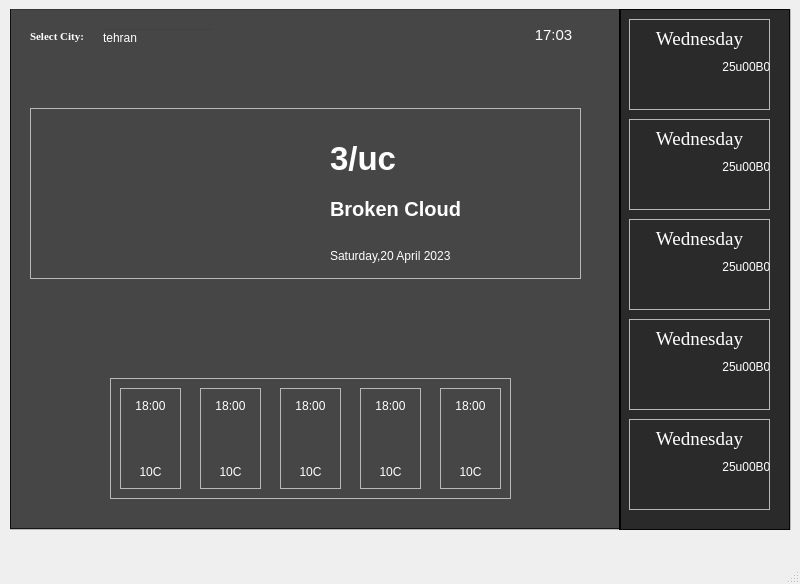
<?xml version="1.0" encoding="UTF-8"?>
<ui version="4.0">
 <class>MainWindow</class>
 <widget class="QMainWindow" name="MainWindow">
  <property name="geometry">
   <rect>
    <x>0</x>
    <y>0</y>
    <width>800</width>
    <height>584</height>
   </rect>
  </property>
  <property name="windowTitle">
   <string>MainWindow</string>
  </property>
  <widget class="QWidget" name="centralwidget">
   <property name="styleSheet">
    <string notr="true">* {
  color: white;
}</string>
   </property>
   <widget class="QFrame" name="main_frame">
    <property name="geometry">
     <rect>
      <x>10</x>
      <y>9</y>
      <width>781</width>
      <height>521</height>
     </rect>
    </property>
    <property name="styleSheet">
     <string notr="true">#main_frame{background-image: url(:/images/images/background.png);}</string>
    </property>
    <property name="frameShape">
     <enum>QFrame::StyledPanel</enum>
    </property>
    <property name="frameShadow">
     <enum>QFrame::Raised</enum>
    </property>
    <widget class="QFrame" name="side_frame">
     <property name="geometry">
      <rect>
       <x>609</x>
       <y>0</y>
       <width>171</width>
       <height>521</height>
      </rect>
     </property>
     <property name="styleSheet">
      <string notr="true">#side_frame{ background-color: rgba(0, 0, 0, 210);
/*box-shadow: 0 4px 8px rgba(0, 0, 0, 0.9); /* Box shadow for the raised effect */
}
</string>
     </property>
     <property name="frameShape">
      <enum>QFrame::StyledPanel</enum>
     </property>
     <property name="frameShadow">
      <enum>QFrame::Raised</enum>
     </property>
     <widget class="QFrame" name="frame_4">
      <property name="geometry">
       <rect>
        <x>10</x>
        <y>10</y>
        <width>141</width>
        <height>91</height>
       </rect>
      </property>
      <property name="frameShape">
       <enum>QFrame::StyledPanel</enum>
      </property>
      <property name="frameShadow">
       <enum>QFrame::Raised</enum>
      </property>
      <widget class="QLabel" name="day_label_1">
       <property name="geometry">
        <rect>
         <x>20</x>
         <y>10</y>
         <width>101</width>
         <height>20</height>
        </rect>
       </property>
       <property name="font">
        <font>
         <family>Times New Roman</family>
         <pointsize>14</pointsize>
        </font>
       </property>
       <property name="text">
        <string>Wednesday</string>
       </property>
       <property name="alignment">
        <set>Qt::AlignCenter</set>
       </property>
      </widget>
      <widget class="QLabel" name="day_temp_label_1">
       <property name="geometry">
        <rect>
         <x>90</x>
         <y>40</y>
         <width>51</width>
         <height>16</height>
        </rect>
       </property>
       <property name="font">
        <font>
         <pointsize>9</pointsize>
        </font>
       </property>
       <property name="text">
        <string> 25u00B0C</string>
       </property>
      </widget>
      <widget class="QLabel" name="day_icon_label_1">
       <property name="geometry">
        <rect>
         <x>30</x>
         <y>40</y>
         <width>47</width>
         <height>41</height>
        </rect>
       </property>
       <property name="text">
        <string/>
       </property>
      </widget>
     </widget>
     <widget class="QFrame" name="frame_5">
      <property name="geometry">
       <rect>
        <x>10</x>
        <y>110</y>
        <width>141</width>
        <height>91</height>
       </rect>
      </property>
      <property name="frameShape">
       <enum>QFrame::StyledPanel</enum>
      </property>
      <property name="frameShadow">
       <enum>QFrame::Raised</enum>
      </property>
      <widget class="QLabel" name="day_label_2">
       <property name="geometry">
        <rect>
         <x>20</x>
         <y>10</y>
         <width>101</width>
         <height>20</height>
        </rect>
       </property>
       <property name="font">
        <font>
         <family>Times New Roman</family>
         <pointsize>14</pointsize>
        </font>
       </property>
       <property name="text">
        <string>Wednesday</string>
       </property>
       <property name="alignment">
        <set>Qt::AlignCenter</set>
       </property>
      </widget>
      <widget class="QLabel" name="day_temp_label_2">
       <property name="geometry">
        <rect>
         <x>90</x>
         <y>40</y>
         <width>51</width>
         <height>16</height>
        </rect>
       </property>
       <property name="font">
        <font>
         <pointsize>9</pointsize>
        </font>
       </property>
       <property name="text">
        <string> 25u00B0C</string>
       </property>
      </widget>
      <widget class="QLabel" name="day_icon_label_2">
       <property name="geometry">
        <rect>
         <x>30</x>
         <y>40</y>
         <width>47</width>
         <height>41</height>
        </rect>
       </property>
       <property name="text">
        <string/>
       </property>
      </widget>
     </widget>
     <widget class="QFrame" name="frame_6">
      <property name="geometry">
       <rect>
        <x>10</x>
        <y>210</y>
        <width>141</width>
        <height>91</height>
       </rect>
      </property>
      <property name="frameShape">
       <enum>QFrame::StyledPanel</enum>
      </property>
      <property name="frameShadow">
       <enum>QFrame::Raised</enum>
      </property>
      <widget class="QLabel" name="day_label_3">
       <property name="geometry">
        <rect>
         <x>20</x>
         <y>10</y>
         <width>101</width>
         <height>20</height>
        </rect>
       </property>
       <property name="font">
        <font>
         <family>Times New Roman</family>
         <pointsize>14</pointsize>
        </font>
       </property>
       <property name="text">
        <string>Wednesday</string>
       </property>
       <property name="alignment">
        <set>Qt::AlignCenter</set>
       </property>
      </widget>
      <widget class="QLabel" name="day_temp_label_3">
       <property name="geometry">
        <rect>
         <x>90</x>
         <y>40</y>
         <width>51</width>
         <height>16</height>
        </rect>
       </property>
       <property name="font">
        <font>
         <pointsize>9</pointsize>
        </font>
       </property>
       <property name="text">
        <string> 25u00B0C</string>
       </property>
      </widget>
      <widget class="QLabel" name="day_icon_label_3">
       <property name="geometry">
        <rect>
         <x>30</x>
         <y>40</y>
         <width>47</width>
         <height>41</height>
        </rect>
       </property>
       <property name="text">
        <string/>
       </property>
      </widget>
     </widget>
     <widget class="QFrame" name="frame_14">
      <property name="geometry">
       <rect>
        <x>10</x>
        <y>310</y>
        <width>141</width>
        <height>91</height>
       </rect>
      </property>
      <property name="frameShape">
       <enum>QFrame::StyledPanel</enum>
      </property>
      <property name="frameShadow">
       <enum>QFrame::Raised</enum>
      </property>
      <widget class="QLabel" name="day_label_4">
       <property name="geometry">
        <rect>
         <x>20</x>
         <y>10</y>
         <width>101</width>
         <height>20</height>
        </rect>
       </property>
       <property name="font">
        <font>
         <family>Times New Roman</family>
         <pointsize>14</pointsize>
        </font>
       </property>
       <property name="text">
        <string>Wednesday</string>
       </property>
       <property name="alignment">
        <set>Qt::AlignCenter</set>
       </property>
      </widget>
      <widget class="QLabel" name="day_temp_label_4">
       <property name="geometry">
        <rect>
         <x>90</x>
         <y>40</y>
         <width>51</width>
         <height>16</height>
        </rect>
       </property>
       <property name="font">
        <font>
         <pointsize>9</pointsize>
        </font>
       </property>
       <property name="text">
        <string> 25u00B0C</string>
       </property>
      </widget>
      <widget class="QLabel" name="day_icon_label_4">
       <property name="geometry">
        <rect>
         <x>30</x>
         <y>40</y>
         <width>47</width>
         <height>41</height>
        </rect>
       </property>
       <property name="text">
        <string/>
       </property>
      </widget>
     </widget>
     <widget class="QFrame" name="frame_15">
      <property name="geometry">
       <rect>
        <x>10</x>
        <y>410</y>
        <width>141</width>
        <height>91</height>
       </rect>
      </property>
      <property name="frameShape">
       <enum>QFrame::StyledPanel</enum>
      </property>
      <property name="frameShadow">
       <enum>QFrame::Raised</enum>
      </property>
      <widget class="QLabel" name="day_label_5">
       <property name="geometry">
        <rect>
         <x>20</x>
         <y>10</y>
         <width>101</width>
         <height>20</height>
        </rect>
       </property>
       <property name="font">
        <font>
         <family>Times New Roman</family>
         <pointsize>14</pointsize>
        </font>
       </property>
       <property name="text">
        <string>Wednesday</string>
       </property>
       <property name="alignment">
        <set>Qt::AlignCenter</set>
       </property>
      </widget>
      <widget class="QLabel" name="day_temp_label_5">
       <property name="geometry">
        <rect>
         <x>90</x>
         <y>40</y>
         <width>51</width>
         <height>16</height>
        </rect>
       </property>
       <property name="font">
        <font>
         <pointsize>9</pointsize>
        </font>
       </property>
       <property name="text">
        <string> 25u00B0C</string>
       </property>
      </widget>
      <widget class="QLabel" name="day_icon_label_5">
       <property name="geometry">
        <rect>
         <x>30</x>
         <y>40</y>
         <width>47</width>
         <height>41</height>
        </rect>
       </property>
       <property name="text">
        <string/>
       </property>
      </widget>
     </widget>
    </widget>
    <widget class="QFrame" name="content_frame">
     <property name="geometry">
      <rect>
       <x>0</x>
       <y>-1</y>
       <width>611</width>
       <height>521</height>
      </rect>
     </property>
     <property name="styleSheet">
      <string notr="true">#content_frame{ background-color: rgba(0,0, 0,180);}
</string>
     </property>
     <property name="frameShape">
      <enum>QFrame::StyledPanel</enum>
     </property>
     <property name="frameShadow">
      <enum>QFrame::Raised</enum>
     </property>
     <widget class="QFrame" name="frame_7">
      <property name="geometry">
       <rect>
        <x>100</x>
        <y>370</y>
        <width>401</width>
        <height>121</height>
       </rect>
      </property>
      <property name="frameShape">
       <enum>QFrame::StyledPanel</enum>
      </property>
      <property name="frameShadow">
       <enum>QFrame::Raised</enum>
      </property>
      <widget class="QFrame" name="frame_8">
       <property name="geometry">
        <rect>
         <x>10</x>
         <y>10</y>
         <width>61</width>
         <height>101</height>
        </rect>
       </property>
       <property name="frameShape">
        <enum>QFrame::StyledPanel</enum>
       </property>
       <property name="frameShadow">
        <enum>QFrame::Raised</enum>
       </property>
       <layout class="QVBoxLayout" name="verticalLayout">
        <item>
         <widget class="QLabel" name="time_label_1">
          <property name="font">
           <font>
            <pointsize>9</pointsize>
           </font>
          </property>
          <property name="text">
           <string>18:00</string>
          </property>
          <property name="alignment">
           <set>Qt::AlignCenter</set>
          </property>
         </widget>
        </item>
        <item>
         <widget class="QLabel" name="time_icon_label_1">
          <property name="minimumSize">
           <size>
            <width>20</width>
            <height>40</height>
           </size>
          </property>
          <property name="text">
           <string/>
          </property>
         </widget>
        </item>
        <item>
         <widget class="QLabel" name="degree_label_1">
          <property name="font">
           <font>
            <pointsize>9</pointsize>
           </font>
          </property>
          <property name="text">
           <string>10C</string>
          </property>
          <property name="alignment">
           <set>Qt::AlignCenter</set>
          </property>
         </widget>
        </item>
       </layout>
      </widget>
      <widget class="QFrame" name="frame_9">
       <property name="geometry">
        <rect>
         <x>90</x>
         <y>10</y>
         <width>61</width>
         <height>101</height>
        </rect>
       </property>
       <property name="frameShape">
        <enum>QFrame::StyledPanel</enum>
       </property>
       <property name="frameShadow">
        <enum>QFrame::Raised</enum>
       </property>
       <layout class="QVBoxLayout" name="verticalLayout_2">
        <item>
         <widget class="QLabel" name="time_label_2">
          <property name="font">
           <font>
            <pointsize>9</pointsize>
           </font>
          </property>
          <property name="text">
           <string>18:00</string>
          </property>
          <property name="alignment">
           <set>Qt::AlignCenter</set>
          </property>
         </widget>
        </item>
        <item>
         <widget class="QLabel" name="time_icon_label_2">
          <property name="minimumSize">
           <size>
            <width>20</width>
            <height>40</height>
           </size>
          </property>
          <property name="text">
           <string/>
          </property>
         </widget>
        </item>
        <item>
         <widget class="QLabel" name="degree_label_2">
          <property name="font">
           <font>
            <pointsize>9</pointsize>
           </font>
          </property>
          <property name="text">
           <string>10C</string>
          </property>
          <property name="alignment">
           <set>Qt::AlignCenter</set>
          </property>
         </widget>
        </item>
       </layout>
      </widget>
      <widget class="QFrame" name="frame_10">
       <property name="geometry">
        <rect>
         <x>170</x>
         <y>10</y>
         <width>61</width>
         <height>101</height>
        </rect>
       </property>
       <property name="frameShape">
        <enum>QFrame::StyledPanel</enum>
       </property>
       <property name="frameShadow">
        <enum>QFrame::Raised</enum>
       </property>
       <layout class="QVBoxLayout" name="verticalLayout_3">
        <item>
         <widget class="QLabel" name="time_label_3">
          <property name="font">
           <font>
            <pointsize>9</pointsize>
           </font>
          </property>
          <property name="text">
           <string>18:00</string>
          </property>
          <property name="alignment">
           <set>Qt::AlignCenter</set>
          </property>
         </widget>
        </item>
        <item>
         <widget class="QLabel" name="time_icon_label_3">
          <property name="minimumSize">
           <size>
            <width>20</width>
            <height>40</height>
           </size>
          </property>
          <property name="text">
           <string/>
          </property>
         </widget>
        </item>
        <item>
         <widget class="QLabel" name="degree_label_3">
          <property name="font">
           <font>
            <pointsize>9</pointsize>
           </font>
          </property>
          <property name="text">
           <string>10C</string>
          </property>
          <property name="alignment">
           <set>Qt::AlignCenter</set>
          </property>
         </widget>
        </item>
       </layout>
      </widget>
      <widget class="QFrame" name="frame_12">
       <property name="geometry">
        <rect>
         <x>330</x>
         <y>10</y>
         <width>61</width>
         <height>101</height>
        </rect>
       </property>
       <property name="frameShape">
        <enum>QFrame::StyledPanel</enum>
       </property>
       <property name="frameShadow">
        <enum>QFrame::Raised</enum>
       </property>
       <layout class="QVBoxLayout" name="verticalLayout_5">
        <item>
         <widget class="QLabel" name="time_label_5">
          <property name="font">
           <font>
            <pointsize>9</pointsize>
           </font>
          </property>
          <property name="text">
           <string>18:00</string>
          </property>
          <property name="alignment">
           <set>Qt::AlignCenter</set>
          </property>
         </widget>
        </item>
        <item>
         <widget class="QLabel" name="time_icon_label_5">
          <property name="minimumSize">
           <size>
            <width>20</width>
            <height>40</height>
           </size>
          </property>
          <property name="text">
           <string/>
          </property>
         </widget>
        </item>
        <item>
         <widget class="QLabel" name="degree_label_5">
          <property name="font">
           <font>
            <pointsize>9</pointsize>
           </font>
          </property>
          <property name="text">
           <string>10C</string>
          </property>
          <property name="alignment">
           <set>Qt::AlignCenter</set>
          </property>
         </widget>
        </item>
       </layout>
      </widget>
      <widget class="QFrame" name="frame_11">
       <property name="geometry">
        <rect>
         <x>250</x>
         <y>10</y>
         <width>61</width>
         <height>101</height>
        </rect>
       </property>
       <property name="frameShape">
        <enum>QFrame::StyledPanel</enum>
       </property>
       <property name="frameShadow">
        <enum>QFrame::Raised</enum>
       </property>
       <layout class="QVBoxLayout" name="verticalLayout_4">
        <item>
         <widget class="QLabel" name="time_label_4">
          <property name="font">
           <font>
            <pointsize>9</pointsize>
           </font>
          </property>
          <property name="text">
           <string>18:00</string>
          </property>
          <property name="alignment">
           <set>Qt::AlignCenter</set>
          </property>
         </widget>
        </item>
        <item>
         <widget class="QLabel" name="time_icon_label_4">
          <property name="minimumSize">
           <size>
            <width>20</width>
            <height>40</height>
           </size>
          </property>
          <property name="text">
           <string/>
          </property>
         </widget>
        </item>
        <item>
         <widget class="QLabel" name="degree_label_4">
          <property name="font">
           <font>
            <pointsize>9</pointsize>
           </font>
          </property>
          <property name="text">
           <string>10C</string>
          </property>
          <property name="alignment">
           <set>Qt::AlignCenter</set>
          </property>
         </widget>
        </item>
       </layout>
      </widget>
     </widget>
     <widget class="QFrame" name="frame_13">
      <property name="geometry">
       <rect>
        <x>20</x>
        <y>100</y>
        <width>551</width>
        <height>171</height>
       </rect>
      </property>
      <property name="frameShape">
       <enum>QFrame::StyledPanel</enum>
      </property>
      <property name="frameShadow">
       <enum>QFrame::Raised</enum>
      </property>
      <widget class="QLabel" name="current_weathertype_label">
       <property name="geometry">
        <rect>
         <x>300</x>
         <y>80</y>
         <width>191</width>
         <height>41</height>
        </rect>
       </property>
       <property name="font">
        <font>
         <pointsize>15</pointsize>
         <weight>75</weight>
         <bold>true</bold>
        </font>
       </property>
       <property name="text">
        <string>Broken Cloud</string>
       </property>
      </widget>
      <widget class="QLabel" name="current_temp_label">
       <property name="geometry">
        <rect>
         <x>300</x>
         <y>30</y>
         <width>131</width>
         <height>41</height>
        </rect>
       </property>
       <property name="font">
        <font>
         <pointsize>25</pointsize>
         <weight>75</weight>
         <bold>true</bold>
        </font>
       </property>
       <property name="text">
        <string>3/uc</string>
       </property>
       <property name="scaledContents">
        <bool>true</bool>
       </property>
      </widget>
      <widget class="QLabel" name="current_date_label">
       <property name="geometry">
        <rect>
         <x>300</x>
         <y>140</y>
         <width>151</width>
         <height>16</height>
        </rect>
       </property>
       <property name="text">
        <string>Saturday,20 April 2023</string>
       </property>
      </widget>
      <widget class="QLabel" name="current_icon_label">
       <property name="geometry">
        <rect>
         <x>56</x>
         <y>20</y>
         <width>181</width>
         <height>131</height>
        </rect>
       </property>
       <property name="text">
        <string/>
       </property>
       <property name="scaledContents">
        <bool>true</bool>
       </property>
      </widget>
     </widget>
     <widget class="QLabel" name="current_time_label">
      <property name="geometry">
       <rect>
        <x>520</x>
        <y>20</y>
        <width>47</width>
        <height>13</height>
       </rect>
      </property>
      <property name="font">
       <font>
        <pointsize>11</pointsize>
       </font>
      </property>
      <property name="text">
       <string>17:03</string>
      </property>
      <property name="alignment">
       <set>Qt::AlignCenter</set>
      </property>
     </widget>
     <widget class="QLineEdit" name="city_line_edt">
      <property name="geometry">
       <rect>
        <x>90</x>
        <y>20</y>
        <width>113</width>
        <height>20</height>
       </rect>
      </property>
      <property name="styleSheet">
       <string notr="true">background-color:transparent;</string>
      </property>
      <property name="text">
       <string>tehran</string>
      </property>
     </widget>
     <widget class="QLabel" name="label">
      <property name="geometry">
       <rect>
        <x>20</x>
        <y>20</y>
        <width>61</width>
        <height>16</height>
       </rect>
      </property>
      <property name="font">
       <font>
        <family>Times New Roman</family>
        <pointsize>8</pointsize>
        <weight>75</weight>
        <bold>true</bold>
       </font>
      </property>
      <property name="text">
       <string>Select City:</string>
      </property>
     </widget>
     <zorder>frame_13</zorder>
     <zorder>current_time_label</zorder>
     <zorder>city_line_edt</zorder>
     <zorder>frame_7</zorder>
     <zorder>label</zorder>
    </widget>
   </widget>
  </widget>
  <widget class="QMenuBar" name="menubar">
   <property name="geometry">
    <rect>
     <x>0</x>
     <y>0</y>
     <width>800</width>
     <height>21</height>
    </rect>
   </property>
  </widget>
  <widget class="QStatusBar" name="statusbar"/>
 </widget>
 <resources>
  <include location="weather_ui.qrc"/>
 </resources>
 <connections/>
</ui>
